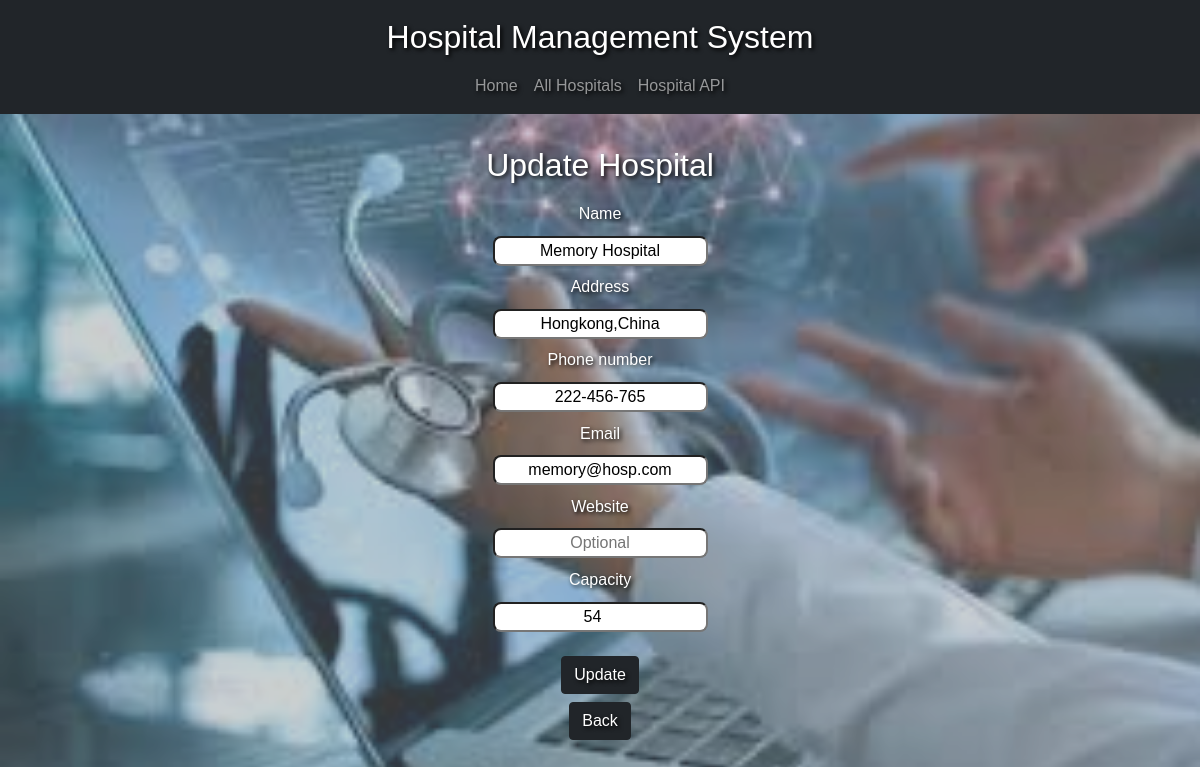
Page /update/9/ on the earlier database version.
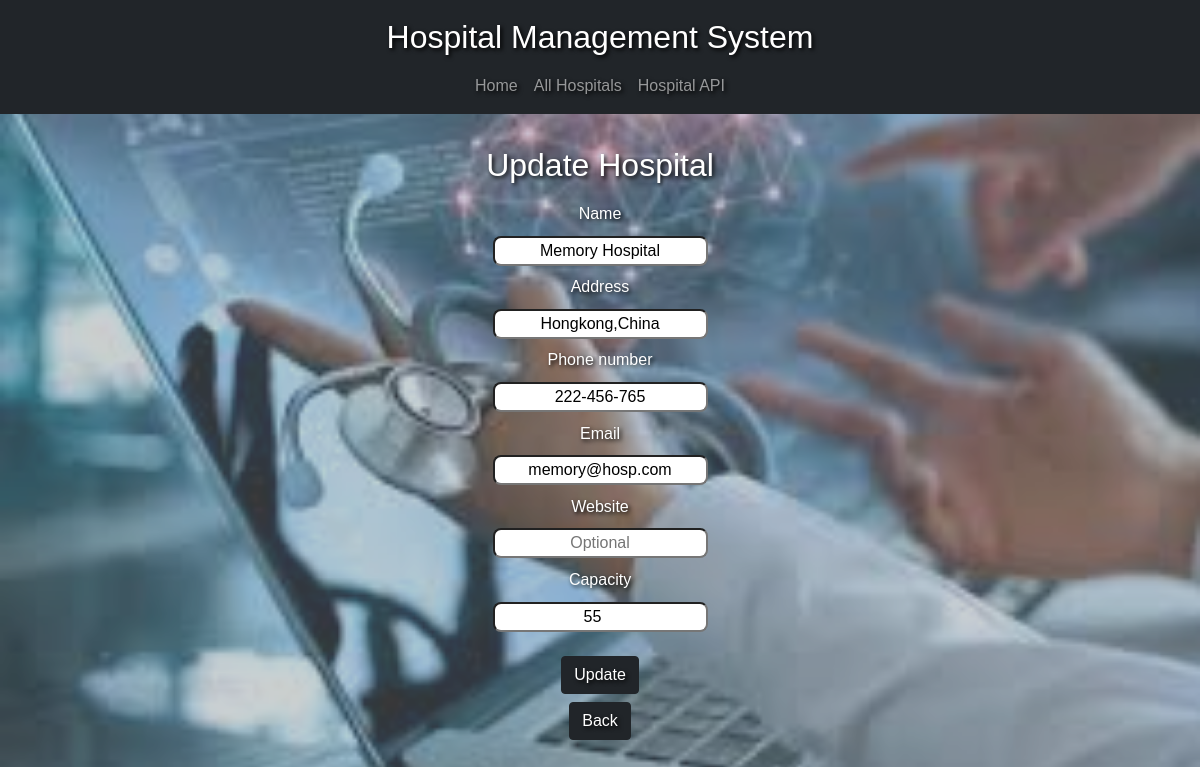
Same page on the later database version.
### hospitals/models.py (models this page shows)
class HospitalRecord(models.Model):
    name = models.CharField(max_length=50)
    address = models.CharField(max_length=50)
    phone_number = models.CharField(max_length=50)
    email = models.EmailField()
    website = models.URLField()
    capacity = models.IntegerField()

### hospitals/views.py (the view)
# urls.py: path('update/<int:iden>/', views.update, name='update'),
def update(request, iden):
    user = HospitalRecord.objects.get(id = iden)
    hospital_form = HospitalDetailsForm(instance = user)
    if request.method == 'POST':
        hospital_form = HospitalDetailsForm(request.POST, instance = user)
        if hospital_form.is_valid():
            hospital_form.save()
        return HttpResponseRedirect('/success/')
    else:
        hospital_form = HospitalDetailsForm(instance = user)
        return render(request,'hospitals/update.html',{'hospitalform':hospital_form})

### hospitals/forms.py (shortened to what this page needs)
class HospitalDetailsForm(forms.ModelForm):
    website = forms.URLField(required=False, widget=forms.URLInput(attrs={'placeholder':'Optional'}))
    class Meta:
        model = HospitalRecord
        fields = '__all__'
    def __init__(self, *args, **kwargs):
        super().__init__(*args, **kwargs)
        self.label_suffix = ' '

### hospitals/templates/hospitals/update.html (shortened to what this page needs)
{% extends 'hospitals/base.html' %}
{% block body %}
<div class="container">
    <h2 class="text-center mt-4 p-2">Update Hospital</h2>
    <form action="" method="post" novalidate>
        <div class="text-center mt-2">
            {% for form in hospitalform %}
            <div class="ct-label">
                {{form.label_tag}}
            </div>
            <div>
                {{form}}
            </div>
            {% endfor %}
        </div>
        <div class="text-center mt-4">
            <button type="submit" class="btn btn-dark">Update</button>
        </div>
    </form>
    <div class="text-center">
        <a href="{% url 'records' %}" class="btn btn-dark my-2" role="button">Back</a>
    </div>
</div>
{% endblock %}

### hospitals/templates/hospitals/base.html (shortened to what this page needs)
<!doctype html>
{% load static %}
<html lang="en">
<head>
    <link href="https://cdn.jsdelivr.net/npm/bootstrap@5.0.2/dist/css/bootstrap.min.css" rel="stylesheet"
>
    <link rel="stylesheet" href="{% static 'css/custom_style.css' %}">
</head>
<body>
  <nav class="navbar navbar-expand-lg navbar-dark bg-dark flex-direction-column box">
    <div class="container-fluid" style="flex-direction: column;">
        <a class="navbar-brand fs-2 m-0" href="#">Hospital Management System</a>
        <div class="collapse navbar-collapse" id="navbarSupportedContent">
            <ul class="navbar-nav me-auto mb-2 mb-lg-0">
                <li class="nav-item">
                    <a class="nav-link" href="/">Home</a>
                </li>
                <li class="nav-item">
                    <a class="nav-link" href="/records/">All Hospitals</a>
                </li>
                <li class="nav-item">
                    <a class="nav-link" href="/hospital-api/">Hospital API</a>
                </li>
            </ul>
        </div>
    </div>
</nav>
    {% block body %}{% endblock %}
</body>
</html>

### hospitals/static/css/custom_style.css (style rules this page uses)
#id_website, #id_name, #id_address, #id_phone_number, #id_email, #id_capacity { text-align: center; background-color: white; color: black; text-shadow: none; border-radius: 0.5rem; }
.ct-label { margin: 0.6rem; }
.box::before { content: ''; background-image: url('/img/images.jpeg'); background-repeat: no-repeat; background-size: cover; width: 100%; height: 100vh; position: absolute; top: 0; left: 0; z-index: -1; opacity: 0.6; }
* { color: white; text-shadow: 2px 2px 4px black; font-family: fantasy, sans-serif; }
body { background-color: #7b898f; }

Differences in the rows shown:
changed HospitalRecord "Memory Hospital": capacity "54" → "55"
